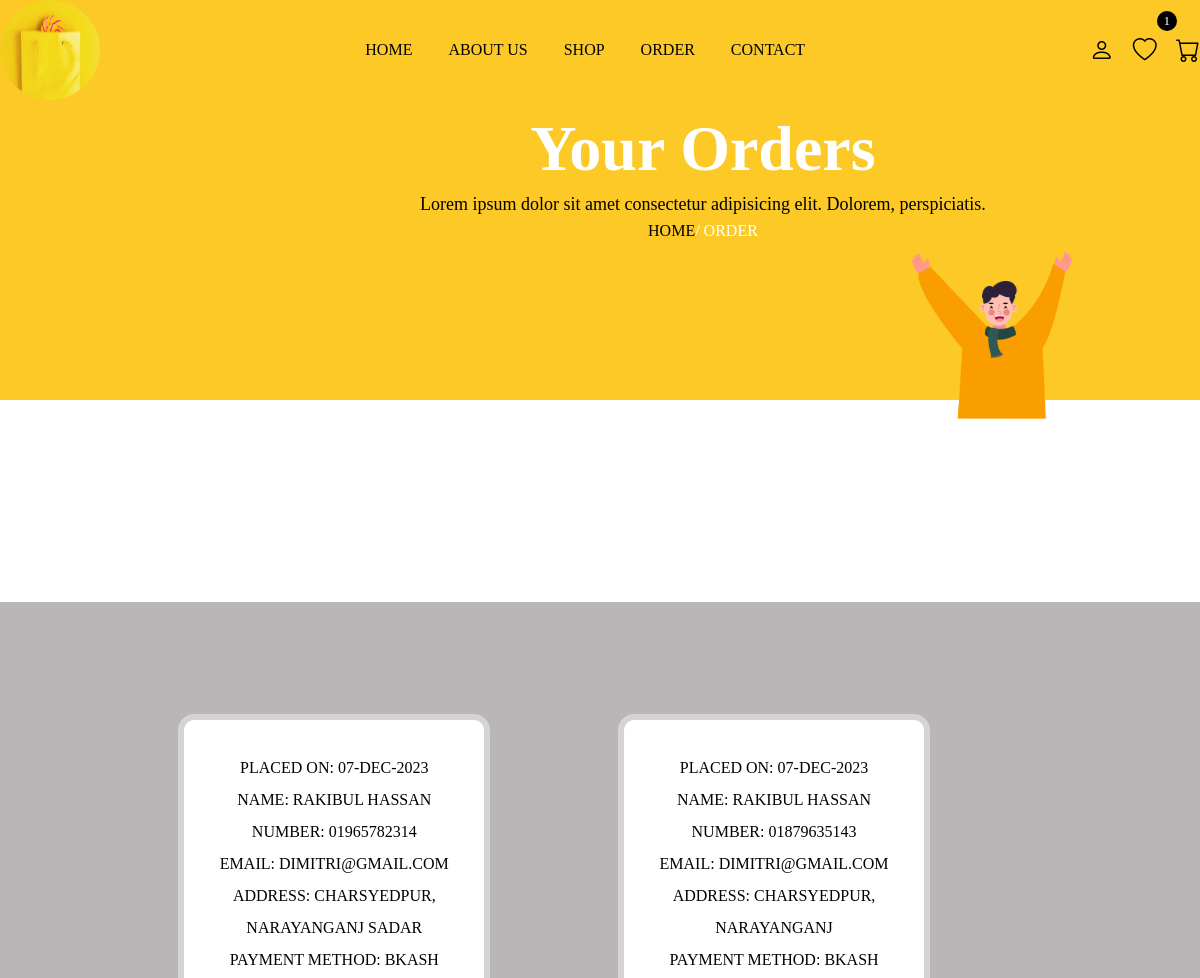
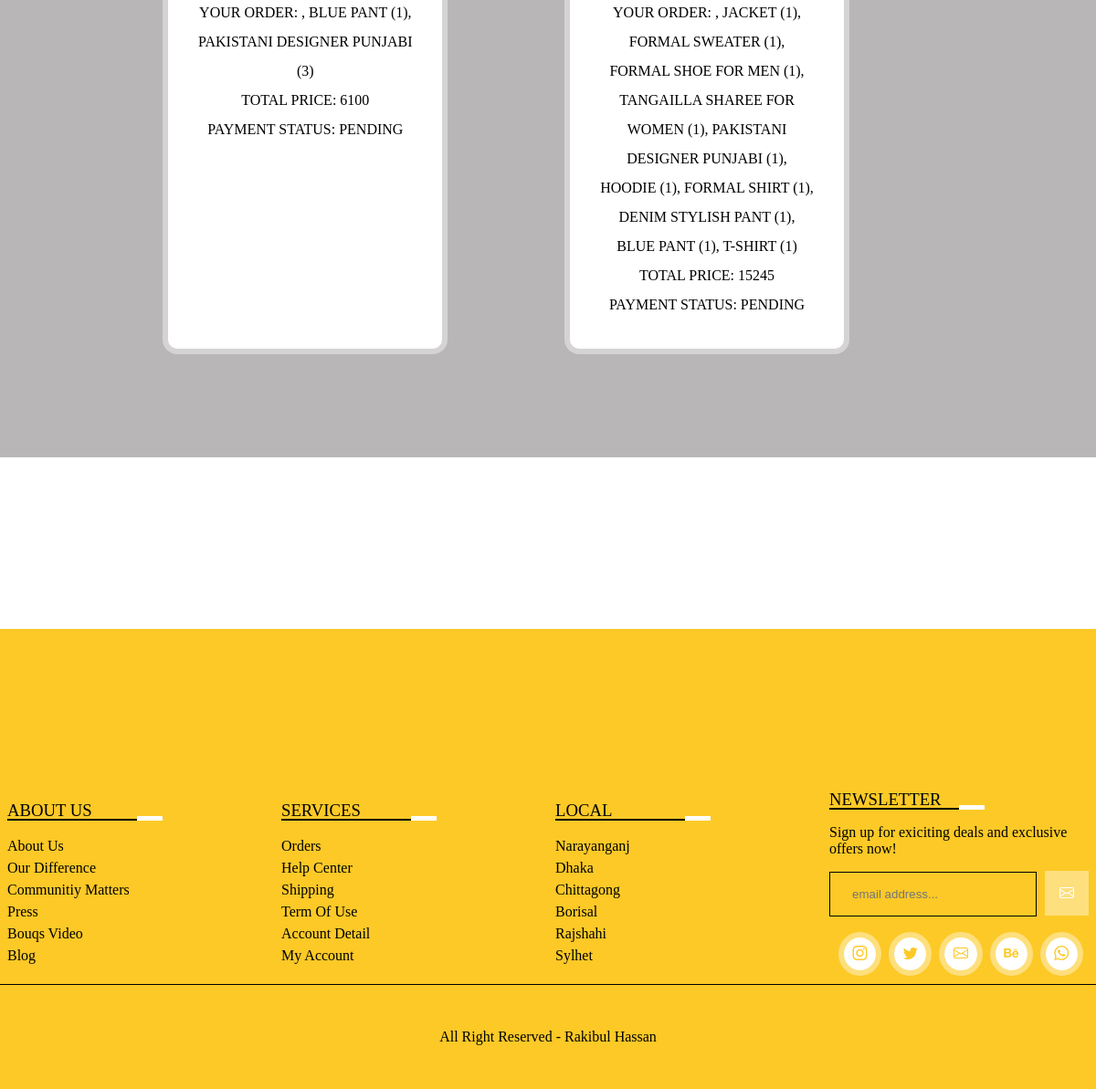
Screenshot of /order.php (signed in) with the database file from the repository (2 pictures, top to bottom).
### tables this page shows
CREATE TABLE `order` (
  `id` int(255) NOT NULL,
  `user_id` int(255) NOT NULL,
  `name` varchar(255) NOT NULL,
  `number` varchar(255) NOT NULL,
  `email` varchar(255) NOT NULL,
  `method` varchar(255) NOT NULL,
  `address` varchar(255) NOT NULL,
  `total_products` varchar(255) NOT NULL,
  `total_price` varchar(255) NOT NULL,
  `placed_on` varchar(255) NOT NULL,
  `payment_status` varchar(255) NOT NULL DEFAULT 'pending'
);

### order.php (the view, shortened to what this page needs)
<?php
    include 'connection.php';
    $user_id=$_SESSION['user_id'];
?>
<!DOCTYPE html>
<html lang="en">
<head>
    <link rel="stylesheet" href="https://cdn.jsdelivr.net/npm/bootstrap-icons@1.9.1/font/bootstrap-icons.css">
</head>
<body>
<?php include 'header.php'; ?>
<div class="banner">
      <div class="banner">
        <div class="detail">
                <h1>your orders</h1>
                <p>Lorem ipsum dolor sit amet consectetur adipisicing elit. Dolorem, perspiciatis.</p>
                <a href="index.php">home</a><span>/ order</span>
            </div>
</div>
<div class="shop">
    <div class="shop-content">
        <?php
        $select_orders=mysqli_query($conn,"SELECT * FROM `order` WHERE user_id='$user_id'") or die('query failed');
        if(mysqli_num_rows($select_orders)>0){
            while($fetch_orders=mysqli_fetch_assoc($select_orders)){
        ?>
        <div class="card">
              <p>placed on: <span><?php echo $fetch_orders['placed_on']; ?></span></p>
              <p>name: <span><?php echo $fetch_orders['name']; ?></span></p>
              <p>number: <span><?php echo $fetch_orders['number']; ?></span></p>
              <p>email: <span><?php echo $fetch_orders['email']; ?></span></p>
              <p>address: <span><?php echo $fetch_orders['address']; ?></span></p>
              <p>payment method: <span><?php echo $fetch_orders['method']; ?></span></p>
              <p>your order: <span><?php echo $fetch_orders['total_products']; ?></span></p>
              <p>total price: <span><?php echo $fetch_orders['total_price']; ?></span></p>
              <p>payment status: <span><?php echo $fetch_orders['payment_status']; ?></span></p>
        </div>
        <?php
           }
          }else{
            echo '
              <div class="empty">
              <p>no orders placed yet!</p>
              </div>
              ';
        }
        ?>
    </div>
</div>
<?php include 'footer.php'; ?>
</body>
</html>

### style.css (style rules this page uses)
* { margin: 0; padding: 0; box-sizing: border-box; }
:root { --box-shadow: 0px 0px 0px 6px rgb(255 255 255/40%); --orange: #fcc927; }
a { text-decoration: none; }
.banner { background: var(--orange); width: 100%; height: 50vh; position: relative; z-index: 1; }
.banner::before { position: absolute; content: ''; bottom: -18%; right: 0; background-image: url('img/14.png'); width: 316px; height: 245px; background-size: 216px; background-repeat: no-repeat; }
.banner .detail { position: absolute; padding: 7rem 0; left: 35%; text-align: center; z-index: 200; }
.banner .detail h1 { font-size: 4rem; color: #fff; text-transform: capitalize; }
.banner .detail p { font-size: 18px; line-height: 2; }
.banner .detail a { text-transform: uppercase; color: #000; }
.banner .detail span { color: #fff; }

### rows the page displays
order: placed_on "07-DEC-2023", name "RAKIBUL HASSAN", number "01965782314", email "DIMITRI@GMAIL.COM", address "CHARSYEDPUR, NARAYANGANJ SADAR", method "BKASH", total_products ", BLUE PANT (1), PAKISTANI DESIGNER PUNJABI (3)", total_price "6100", payment_status "PENDING"
order: placed_on "07-DEC-2023", name "RAKIBUL HASSAN", number "01879635143", email "DIMITRI@GMAIL.COM", address "CHARSYEDPUR, NARAYANGANJ", method "BKASH", total_products ", JACKET (1), FORMAL SWEATER (1), FORMAL SHOE FOR MEN (1), TANGAILLA SHAREE FOR WOMEN (1), PAKISTANI DESIGNER PUNJABI (1), HOODIE (1), FORMAL SHIRT (1), DENIM STYLISH PANT (1), BLUE PANT (1), T-SHIRT (1)", total_price "15245", payment_status "PENDING"

### other values shown
$wishlist_num_rows "1"
